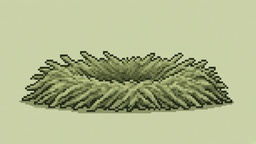
#> input picture docs/kai-concepts/sumika-final/g1_hoshigusa.jpg, 256 x 144 px, shrunk from 1280 x 720 before the run
$ python _export_sumika_sprites.py
#> lines starting #> are read from the running program, lines starting #| are printed output that depends on the picture
"""Export sumika-final JPG concepts to composeResources PNG sprites."""
from pathlib import Path

try:
    from PIL import Image
except ImportError:
    import subprocess
    import sys

    subprocess.check_call([sys.executable, "-m", "pip", "install", "pillow", "-q"])
    from PIL import Image

ROOT = Path(__file__).resolve().parents[1]
final = ROOT / "docs" / "kai-concepts" / "sumika-final"
assets = Path(r"C:\Users\reo\.cursor\projects\c-Users-reo-Documents-URIKAI\assets")
out = ROOT / "shared" / "src" / "commonMain" / "composeResources" / "drawable"

for src, dst in [
    (assets / "sumika_g2_shikinuno_pillow.jpg", final / "g2_shikinuno_pillow.jpg"),
    (assets / "sumika_g5_yukimajo.jpg", final / "g5_yukimajo.jpg"),
]:
    if src.exists():
        Image.open(src).convert("RGB").save(dst, quality=95)
#> pass 2 of the loop `for src, dst in [`:

jobs = [
    (final / "g1_hoshigusa.jpg", "sumika_g1.png", (240, 120)),
    (final / "g2_shikinuno_pillow.jpg", "sumika_g2.png", (240, 120)),
    (final / "g3_cushion_pillow.jpg", "sumika_g3.png", (240, 120)),
    (final / "g4_usagi_dome.jpg", "sumika_g4.png", (240, 120)),
    (final / "g5_yukimajo.jpg", "sumika_g5.png", (240, 120)),
    (final / "g4_inside.jpg", "sumika_g4_inside.png", (120, 120)),
    (final / "g5_inside.jpg", "sumika_g5_inside.png", (120, 120)),
]

FALLBACK_BG = (0xC3, 0xCB, 0xA0)


def sample_bg(im: Image.Image) -> tuple[int, int, int]:
    w, h = im.size
#> w = 256; h = 144
    samples = [
        im.getpixel((2, 2)),
        im.getpixel((w - 3, 2)),
        im.getpixel((2, h - 3)),
        im.getpixel((w - 3, h - 3)),
        im.getpixel((w // 2, 2)),
        im.getpixel((2, h // 2)),
    ]
#> samples = [(203, 210, 169), (202, 209, 168), (203, 210, 169), (205, 214, 171), (203, 210, 169), (202, 209, 168)]
    # median-ish average of corner samples
    rs = sorted(s[0] for s in samples)
#> rs = [202, 202, 203, 203, 203, 205]
    gs = sorted(s[1] for s in samples)
#> gs = [209, 209, 210, 210, 210, 214]
    bs = sorted(s[2] for s in samples)
#> bs = [168, 168, 169, 169, 169, 171]
    mid = len(samples) // 2
#> mid = 3
    return (rs[mid], gs[mid], bs[mid])


def near(c: tuple[int, int, int], bg: tuple[int, int, int], tol: int) -> bool:
    return (
        abs(c[0] - bg[0]) <= tol
        and abs(c[1] - bg[1]) <= tol
        and abs(c[2] - bg[2]) <= tol
    )


def chroma_key(im: Image.Image) -> Image.Image:
    im = im.convert("RGBA")
    bg = sample_bg(im.convert("RGB"))
#> bg = (203, 210, 169)
    # also accept classic paper color
    px = im.load()
    w, h = im.size
#> w = 256; h = 144
    for y in range(h):
        for x in range(w):
            r, g, b, a = px[x, y]
            if near((r, g, b), bg, 32) or near((r, g, b), FALLBACK_BG, 28):
                px[x, y] = (r, g, b, 0)
    # flood-fill from corners for stubborn near-bg
    stack = [(0, 0), (w - 1, 0), (0, h - 1), (w - 1, h - 1)]
#> stack = [(0, 0), (255, 0), (0, 143), (255, 143)]
    seen = set()
    while stack:
        x, y = stack.pop()
        if (x, y) in seen or not (0 <= x < w and 0 <= y < h):
            continue
        seen.add((x, y))
        r, g, b, a = px[x, y]
        if a == 0:
            pass
        elif near((r, g, b), bg, 40) or near((r, g, b), FALLBACK_BG, 36):
            px[x, y] = (r, g, b, 0)
        else:
            continue
        stack.extend([(x + 1, y), (x - 1, y), (x, y + 1), (x, y - 1)])
#> this loop made 107248 passes
#> (r, g, b) on passes 1 to 3: (210, 219, 176), (208, 217, 174), (205, 214, 171)
#> after the loop, seen = 27463 items; stack = []
    return im


for src, name, size in jobs:
    im = chroma_key(Image.open(src))
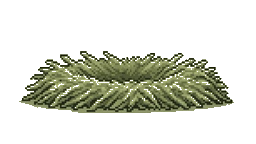
#> im: PIL image 256x144 RGBA; mean R, G, B, A 177.5, 184.9, 143.2, 66.1; transparent parts drawn white
    im = im.resize(size, Image.NEAREST)
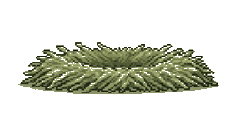
#> im: PIL image 240x120 RGBA; mean R, G, B, A 177.4, 184.8, 143.1, 66.3; transparent parts drawn white
    dest = out / name
    im.save(dest)
    print("wrote", dest.name, im.size, "bg~", sample_bg(Image.open(src).convert("RGB")))
#| wrote sumika_g1.png (240, 120) bg~ (203, 210, 169)
#> pass 2 of the loop `for src, name, size in jobs:`:
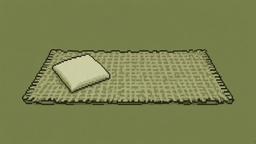
#> input picture docs/kai-concepts/sumika-final/g2_shikinuno_pillow.jpg, 256 x 144 px, shrunk from 1280 x 720 before the run
#> the loop in chroma_key (call 2), `while stack:` made 128032 passes
#> (r, g, b) on passes 1 to 3: (116, 127, 71), (112, 123, 67), (109, 120, 64)
#> `im = chroma_key(Image.open(src))`:
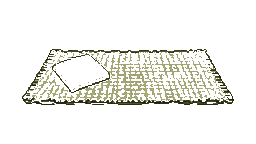
#> im: PIL image 256x144 RGBA; mean R, G, B, A 122.9, 129.8, 79.8, 26.7; transparent parts drawn white
#> `im = im.resize(size, Image.NEAREST)`:
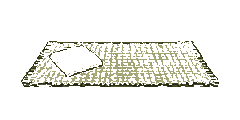
#> im: PIL image 240x120 RGBA; mean R, G, B, A 123.2, 130.1, 80.1, 27.2; transparent parts drawn white
#| wrote sumika_g2.png (240, 120) bg~ (118, 127, 74)
#> pass 3 of the loop `for src, name, size in jobs:`:
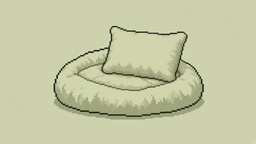
#> input picture docs/kai-concepts/sumika-final/g3_cushion_pillow.jpg, 256 x 144 px, shrunk from 1280 x 720 before the run
#> `im = chroma_key(Image.open(src))`:
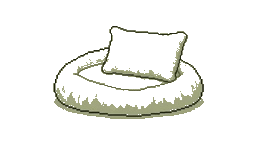
#> im: PIL image 256x144 RGBA; mean R, G, B, A 196.7, 200.7, 165.1, 25.5; transparent parts drawn white
#> `im = im.resize(size, Image.NEAREST)`:
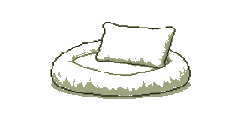
#> im: PIL image 240x120 RGBA; mean R, G, B, A 196.8, 200.8, 165.2, 25.1; transparent parts drawn white
#| wrote sumika_g3.png (240, 120) bg~ (205, 209, 174)
#> (the run stopped early here; a loop or call above may not have finished)
